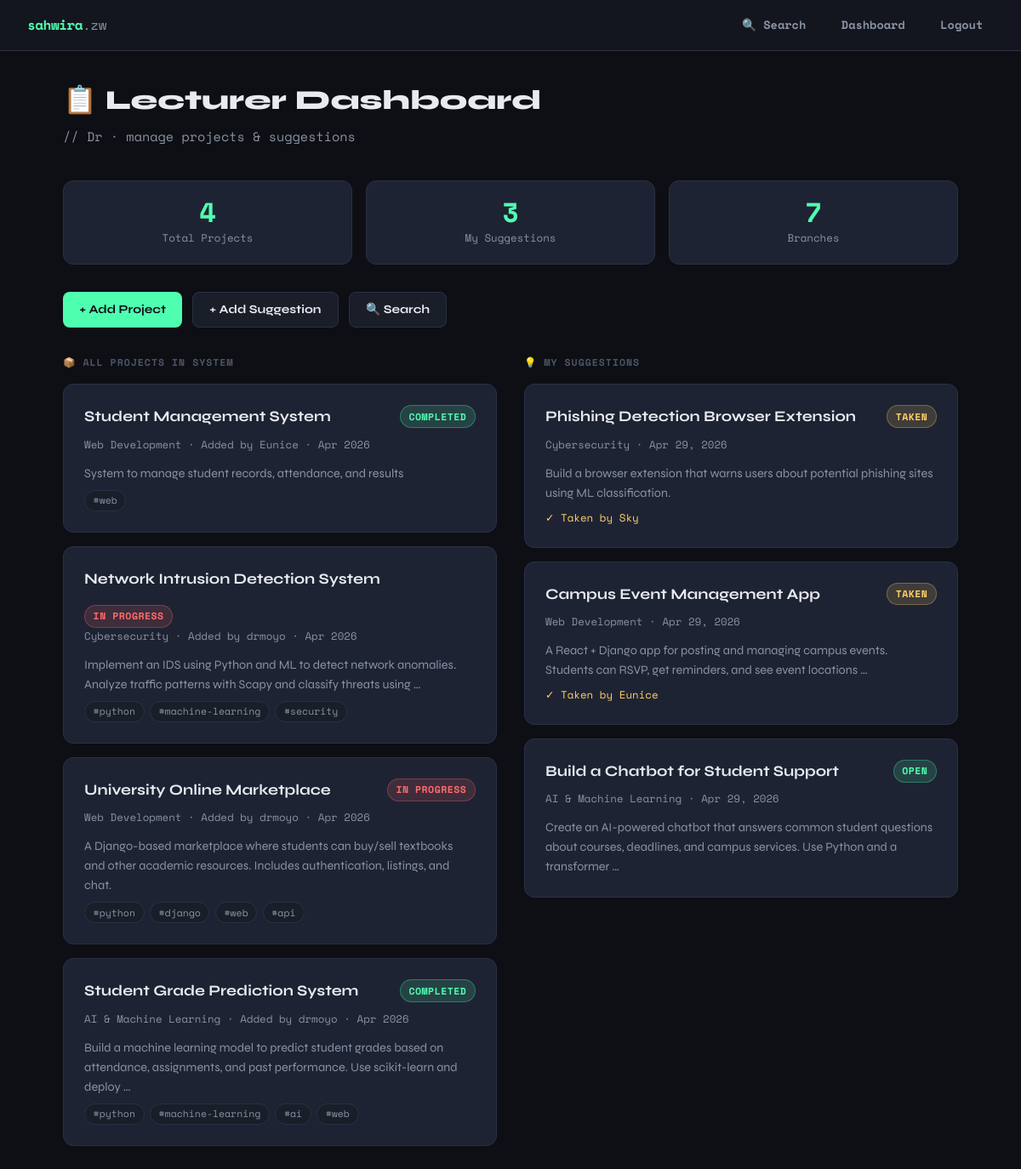
/lecturer/ (signed in), run on the app's committed database.
### core/models.py (models this page shows, shortened)
class Project(models.Model):
    STATUS_CHOICES = [
        ('completed', 'Completed'),
        ('in_progress', 'In Progress'),
    ]
    title = models.CharField(max_length=200)
    description = models.TextField()
    recommendations = models.TextField(blank=True)
    status = models.CharField(max_length=20, choices=STATUS_CHOICES, default='in_progress')
    branch = models.ForeignKey(Branch, on_delete=models.CASCADE)
    tags = models.ManyToManyField(Tag, blank=True)
    created_by = models.ForeignKey(User, on_delete=models.CASCADE)
    created_at = models.DateTimeField(auto_now_add=True)

class Branch(models.Model):
    name = models.CharField(max_length=100)
    class Meta:
        verbose_name_plural = "Branches"

class Tag(models.Model):
    name = models.CharField(max_length=50, unique=True)

class Suggestion(models.Model):
    title = models.CharField(max_length=200)
    description = models.TextField()
    branch = models.ForeignKey(Branch, on_delete=models.CASCADE)
    created_by = models.ForeignKey(User, on_delete=models.CASCADE, null=True, blank=True)
    is_taken = models.BooleanField(default=False)
    taken_by = models.ForeignKey(User, on_delete=models.SET_NULL, null=True, blank=True, related_name='taken_suggestions')
    created_at = models.DateTimeField(auto_now_add=True)

### core/views.py (the view)
# urls.py: path('lecturer/', views.lecturer_dashboard, name='lecturer_dashboard'),
@login_required
def lecturer_dashboard(request):
    projects = Project.objects.all().order_by('-created_at')
    my_suggestions = Suggestion.objects.filter(created_by=request.user).order_by('-created_at')
    branches = Branch.objects.all()
    return render(request, 'lecturer_dashboard.html', {
        'projects': projects,
        'my_suggestions': my_suggestions,
        'branches': branches,
    })

### templates/lecturer_dashboard.html (shortened to what this page needs)
{% extends 'base.html' %}
{% block content %}
<div class="page-header">
  <h1>📋 Lecturer Dashboard</h1>
  <p>// {{ user.first_name|default:user.username }} · manage projects & suggestions</p>
</div>
<div class="grid-3" style="margin-bottom:2rem;">
  <div class="stat-box">
    <div class="stat-num">{{ projects.count }}</div>
    <div class="stat-label">Total Projects</div>
  </div>
  <div class="stat-box">
    <div class="stat-num">{{ my_suggestions.count }}</div>
    <div class="stat-label">My Suggestions</div>
  </div>
  <div class="stat-box">
    <div class="stat-num">{{ branches.count }}</div>
    <div class="stat-label">Branches</div>
  </div>
</div>
<div style="display:flex; gap:0.75rem; margin-bottom:2rem; flex-wrap:wrap;">
  <a href="{% url 'add_project' %}" class="btn btn-primary">+ Add Project</a>
  <a href="{% url 'add_suggestion' %}" class="btn btn-secondary">+ Add Suggestion</a>
  <a href="{% url 'search_project' %}" class="btn btn-secondary">🔍 Search</a>
</div>
<div class="grid-2" style="gap:2rem; align-items:start;">
  <div>
    <div class="section-label">📦 All Projects in System</div>
    {% if projects %}
      {% for p in projects %}
      <div class="card">
        <div style="display:flex; justify-content:space-between; align-items:start; gap:0.5rem; flex-wrap:wrap;">
          <div class="card-title"><a href="{% url 'project_detail' p.id %}" style="color:var(--text);">{{ p.title }}</a></div>
          <span class="badge {% if p.status == 'completed' %}badge-green{% else %}badge-orange{% endif %}">
            {{ p.get_status_display }}
          </span>
        </div>
        <div class="card-meta">{{ p.branch.name }} · Added by {{ p.created_by.username }} · {{ p.created_at|date:"M Y" }}</div>
        <div class="card-body">{{ p.description|truncatewords:20 }}</div>
        {% if p.tags.all %}
        <div class="tags">
          {% for t in p.tags.all %}<span class="tag">#{{ t.name }}</span>{% endfor %}
        </div>
        {% endif %}
      </div>
      {% endfor %}
    {% else %}
      <div class="empty-state">
        <span class="icon">📭</span>
        No projects yet. <a href="{% url 'add_project' %}">Add one →</a>
      </div>
    {% endif %}
  </div>
  <div>
    <div class="section-label">💡 My Suggestions</div>
    {% if my_suggestions %}
      {% for s in my_suggestions %}
      <div class="card">
        <div style="display:flex; justify-content:space-between; align-items:start; gap:0.5rem;">
          <div class="card-title">{{ s.title }}</div>
          <span class="badge {% if s.is_taken %}badge-yellow{% else %}badge-green{% endif %}">
            {% if s.is_taken %}Taken{% else %}Open{% endif %}
          </span>
        </div>
        <div class="card-meta">{{ s.branch.name }} · {{ s.created_at|date:"M d, Y" }}</div>
        <div class="card-body">{{ s.description|truncatewords:20 }}</div>
        {% if s.is_taken and s.taken_by %}
          <div style="margin-top:0.5rem; font-size:0.78rem; font-family:var(--mono); color:var(--accent3);">
            ✓ Taken by {{ s.taken_by.username }}
          </div>
        {% endif %}
      </div>
      {% endfor %}
    {% else %}
      <div class="empty-state">
        <span class="icon">💬</span>
        No suggestions yet.<br>
        <a href="{% url 'add_suggestion' %}" style="margin-top:0.75rem;display:inline-block;">Add a suggestion →</a>
      </div>
    {% endif %}
  </div>
</div>
{% endblock %}

### templates/base.html (style rules this page uses)
:root { --bg: #0d0f14; --bg2: #13161e; --bg3: #1a1e29; --surface: #1e2333; --border: #2a3045; --accent: #4fffb0; --accent2: #ff6b6b; --accent3: #ffd166; --text: #e8eaf0; --text2: #8892a4; --text3: #4a5568; --radius: 12px; --mono: 'Space Mono', monospace; --sans: 'Syne', sans-serif; }
*, *::before, *::after { box-sizing: border-box; margin: 0; padding: 0; }
body { background: var(--bg); color: var(--text); font-family: var(--sans); min-height: 100vh; line-height: 1.6; }
a { color: var(--accent); text-decoration: none; }
.page-header { margin-bottom: 2.5rem; }
.page-header h1 { font-size: 2rem; font-weight: 800; color: var(--text); }
.page-header p { color: var(--text2); font-size: 0.95rem; margin-top: 0.3rem; font-family: var(--mono); }
.card { background: var(--surface); border: 1px solid var(--border); border-radius: var(--radius); padding: 1.5rem; margin-bottom: 1rem; transition: border-color 0.2s; }
.card-title { font-size: 1.1rem; font-weight: 700; margin-bottom: 0.5rem; }
.card-meta { font-family: var(--mono); font-size: 0.78rem; color: var(--text2); margin-bottom: 0.75rem; }
.card-body { color: var(--text2); font-size: 0.9rem; }
.badge { display: inline-block; padding: 0.2rem 0.6rem; border-radius: 20px; font-size: 0.72rem; font-weight: 700; font-family: var(--mono); text-transform: uppercase; letter-spacing: 0.5px; }
.badge-green { background: rgba(79,255,176,0.15); color: var(--accent); border: 1px solid rgba(79,255,176,0.3); }
.badge-orange { background: rgba(255,107,107,0.15); color: var(--accent2); border: 1px solid rgba(255,107,107,0.3); }
.badge-yellow { background: rgba(255,209,102,0.15); color: var(--accent3); border: 1px solid rgba(255,209,102,0.3); }
.btn { display: inline-flex; align-items: center; gap: 0.4rem; padding: 0.55rem 1.2rem; border-radius: 8px; font-size: 0.875rem; font-weight: 700; font-family: var(--sans); border: none; cursor: pointer; transition: all 0.2s; text-decoration: none; }
.btn-primary { background: var(--accent); color: var(--bg); }
.btn-secondary { background: var(--bg3); color: var(--text); border: 1px solid var(--border); }
.tags { display: flex; flex-wrap: wrap; gap: 0.4rem; margin-top: 0.5rem; }
.tag { background: var(--bg3); color: var(--text2); border: 1px solid var(--border); border-radius: 20px; padding: 0.15rem 0.6rem; font-size: 0.72rem; font-family: var(--mono); }
.grid-2 { display: grid; grid-template-columns: 1fr 1fr; gap: 1rem; }
.grid-3 { display: grid; grid-template-columns: repeat(3, 1fr); gap: 1rem; }
.stat-box { background: var(--surface); border: 1px solid var(--border); border-radius: var(--radius); padding: 1.25rem 1.5rem; text-align: center; }
.stat-box .stat-num { font-size: 2rem; font-weight: 800; color: var(--accent); font-family: var(--mono); line-height: 1; }
.stat-box .stat-label { font-size: 0.78rem; color: var(--text2); margin-top: 0.3rem; font-family: var(--mono); }
.section-label { font-size: 0.72rem; font-weight: 700; font-family: var(--mono); text-transform: uppercase; letter-spacing: 1px; color: var(--text3); margin-bottom: 1rem; }

### data on the page
Project: title "Student Management System", status "COMPLETED", branch.name "Web Development", created_by.username "Eunice", created_at "Apr 2026", description "System to manage student records, attendance, and results"
Tag: name "web"
Project: title "Network Intrusion Detection System", status "IN PROGRESS", branch.name "Cybersecurity", created_by.username "drmoyo", created_at "Apr 2026", description "Implement an IDS using Python and ML to detect network anomalies. Analyze traffic patterns with Scapy and classify threats using …"
Tag: name "python"
Tag: name "machine-learning"
Tag: name "security"
Project: title "University Online Marketplace", status "IN PROGRESS", branch.name "Web Development", created_by.username "drmoyo", created_at "Apr 2026", description "A Django-based marketplace where students can buy/sell textbooks and other academic resources. Includes authentication, listings, and chat."
Tag: name "django"
Tag: name "api"
Project: title "Student Grade Prediction System", status "COMPLETED", branch.name "AI & Machine Learning", created_by.username "drmoyo", created_at "Apr 2026", description "Build a machine learning model to predict student grades based on attendance, assignments, and past performance. Use scikit-learn and deploy …"
Tag: name "ai"
Suggestion: title "Phishing Detection Browser Extension", is_taken "TAKEN", branch.name "Cybersecurity", created_at "Apr 29, 2026", description "Build a browser extension that warns users about potential phishing sites using ML classification.", taken_by.username "Sky"
Suggestion: title "Campus Event Management App", is_taken "TAKEN", branch.name "Web Development", created_at "Apr 29, 2026", description "A React + Django app for posting and managing campus events. Students can RSVP, get reminders, and see event locations …", taken_by.username "Eunice"
Suggestion: title "Build a Chatbot for Student Support", is_taken "OPEN", branch.name "AI & Machine Learning", created_at "Apr 29, 2026", description "Create an AI-powered chatbot that answers common student questions about courses, deadlines, and campus services. Use Python and a transformer …"

### other printed values
{{ user.first_name|default:user.username }} "Dr"
{{ projects.count }} "4"
{{ my_suggestions.count }} "3"
{{ branches.count }} "7"
